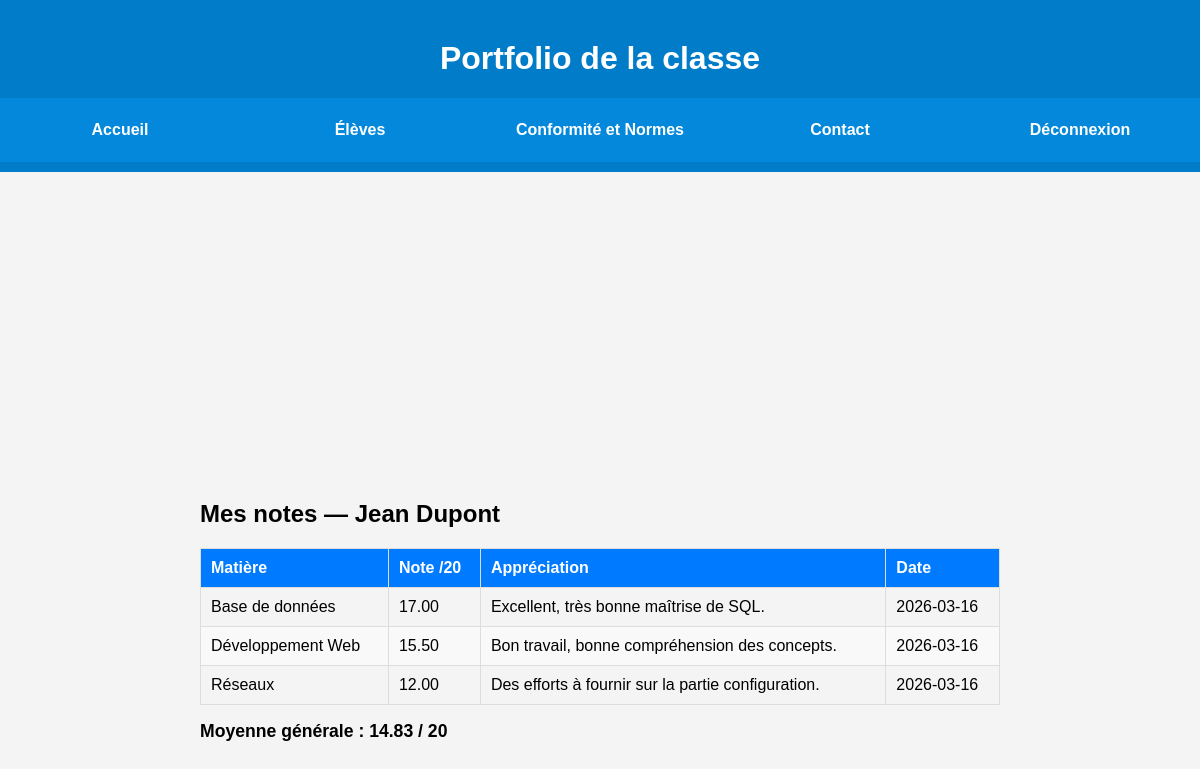
Page /mes-notes.php (signed in) on the committed database.
### tables this page shows
CREATE TABLE IF NOT EXISTS Utilisateur (
  id INT PRIMARY KEY AUTO_INCREMENT,
  nom VARCHAR(100) NOT NULL,
  prenom VARCHAR(100) NOT NULL,
  mail VARCHAR(255) UNIQUE NOT NULL,
  password_hash VARCHAR(255) NOT NULL,
  role ENUM('admin', 'prof', 'etudiant') NOT NULL DEFAULT 'etudiant',
  created_at TIMESTAMP DEFAULT CURRENT_TIMESTAMP
);

CREATE TABLE IF NOT EXISTS Notes (
  id INT PRIMARY KEY AUTO_INCREMENT,
  etudiant_id INT NOT NULL,
  matiere VARCHAR(100) NOT NULL,
  note DECIMAL(4,2) NOT NULL,
  appreciation TEXT,
  date_saisie DATE DEFAULT (CURRENT_DATE),
  FOREIGN KEY (etudiant_id) REFERENCES Utilisateur(id) ON DELETE CASCADE
);

### mes-notes.php (the view, shortened to what this page needs)
<?php
require 'php.php';
$userId = userId();
$stmt = $pdo->prepare('SELECT nom, prenom FROM Utilisateur WHERE id = ?');
$stmt->execute([$userId]);
$user = $stmt->fetch();
$stmt = $pdo->prepare(
    'SELECT matiere, note, appreciation, date_saisie FROM Notes WHERE etudiant_id = ? ORDER BY matiere'
);
$stmt->execute([$userId]);
$notes = $stmt->fetchAll();
$moyenne = null;
if ($notes) {
    $moyenne = array_sum(array_column($notes, 'note')) / count($notes);
}
?>
<!DOCTYPE html>
<html lang="fr">
<head>
    <link rel="stylesheet" href="style/styles.css">
</head>
<body>
<header>
    <h1>Portfolio de la classe</h1>
    <div>
        <a href="index.html" class="headerButton">Accueil</a>
        <a href="eleves.html" class="headerButton">Élèves</a>
        <a href="esicad.html" class="headerButton">Conformité et Normes</a>
        <a href="contact.html" class="headerButton">Contact</a>
        <a href="logout.php" class="headerButton">Déconnexion</a>
    </div>
</header>
<main>
    <h2>Mes notes — <?= htmlspecialchars($user['prenom'] . ' ' . $user['nom']) ?></h2>
    <?php if (empty($notes)): ?>
        <p class="no-notes">Aucune note disponible pour le moment.</p>
    <?php else: ?>
        <table>
            <thead>
                <tr>
                    <th>Matière</th>
                    <th>Note /20</th>
                    <th>Appréciation</th>
                    <th>Date</th>
                </tr>
            </thead>
            <tbody>
            <?php foreach ($notes as $n): ?>
                <tr>
                    <td><?= htmlspecialchars($n['matiere']) ?></td>
                    <td><?= number_format($n['note'], 2) ?></td>
                    <td><?= htmlspecialchars($n['appreciation'] ?? '') ?></td>
                    <td><?= htmlspecialchars($n['date_saisie']) ?></td>
                </tr>
            <?php endforeach; ?>
            </tbody>
        </table>
        <p class="moyenne">Moyenne générale : <?= number_format($moyenne, 2) ?> / 20</p>
    <?php endif; ?>
</main>
</body>
</html>

### style/styles.css (style rules this page uses)
body { margin: 0; padding: 0; height: 100vh; font-family: 'Arial', sans-serif; background-color: #f4f4f4; display: flex; flex-direction: column; align-items: center; justify-content: space-between; }
header { background-color: #007cc9; color: white; padding: 10px 0; text-align: center; }
header div { display: flex; justify-content: space-evenly; align-items: center; height: 8vh; width: 100vw; }
header a { color: white; text-decoration: none; font-weight: bold; display: flex; align-items: center; justify-content: center; width: 20vw; height: 8vh; background-color: #0388dc; }
main { width: 80vw; padding: 20px; }
h1 { text-align: center; margin-top: 30px; }

### mes-notes.php (style rules this page uses)
main { max-width: 800px; margin: 40px auto; padding: 0 20px; }
table { width: 100%; border-collapse: collapse; margin-top: 20px; }
th, td { border: 1px solid #ddd; padding: 10px; text-align: left; }
th { background: #007bff; color: #fff; }
tr:nth-child(even) { background: #f9f9f9; }
.moyenne { margin-top: 16px; font-weight: bold; font-size: 1.1rem; }

### rows in the picture
utilisateur: prenom+nom "Jean Dupont"
notes: matiere "Base de données", note "17.00", appreciation "Excellent, très bonne maîtrise de SQL.", date_saisie "2026-03-16"
notes: matiere "Développement Web", note "15.50", appreciation "Bon travail, bonne compréhension des concepts.", date_saisie "2026-03-16"
notes: matiere "Réseaux", note "12.00", appreciation "Des efforts à fournir sur la partie configuration.", date_saisie "2026-03-16"

### other values in the picture
$moyenne "14.83"
